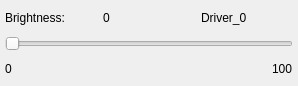
<?xml version="1.0" encoding="UTF-8"?>
<ui version="4.0">
 <class>BackLightSlider</class>
 <widget class="QWidget" name="BackLightSlider">
  <property name="geometry">
   <rect>
    <x>0</x>
    <y>0</y>
    <width>298</width>
    <height>86</height>
   </rect>
  </property>
  <property name="windowTitle">
   <string>Form</string>
  </property>
  <layout class="QVBoxLayout" name="verticalLayout">
   <property name="leftMargin">
    <number>5</number>
   </property>
   <property name="topMargin">
    <number>5</number>
   </property>
   <property name="rightMargin">
    <number>5</number>
   </property>
   <property name="bottomMargin">
    <number>5</number>
   </property>
   <item>
    <layout class="QHBoxLayout" name="horizontalLayout">
     <item>
      <widget class="QLabel" name="brightness_label">
       <property name="text">
        <string>Brightness: </string>
       </property>
      </widget>
     </item>
     <item>
      <widget class="QLabel" name="value_label">
       <property name="text">
        <string>0</string>
       </property>
      </widget>
     </item>
     <item>
      <widget class="QLabel" name="folder_label">
       <property name="text">
        <string>Driver_0</string>
       </property>
      </widget>
     </item>
    </layout>
   </item>
   <item>
    <widget class="QSlider" name="horizontalSlider">
     <property name="orientation">
      <enum>Qt::Horizontal</enum>
     </property>
    </widget>
   </item>
   <item>
    <layout class="QHBoxLayout" name="horizontalLayout_2">
     <item>
      <widget class="QLabel" name="label">
       <property name="text">
        <string>0</string>
       </property>
      </widget>
     </item>
     <item>
      <spacer name="horizontalSpacer">
       <property name="orientation">
        <enum>Qt::Horizontal</enum>
       </property>
       <property name="sizeHint" stdset="0">
        <size>
         <width>40</width>
         <height>20</height>
        </size>
       </property>
      </spacer>
     </item>
     <item>
      <widget class="QLabel" name="label_2">
       <property name="text">
        <string>100</string>
       </property>
      </widget>
     </item>
    </layout>
   </item>
  </layout>
 </widget>
 <resources/>
 <connections/>
</ui>
